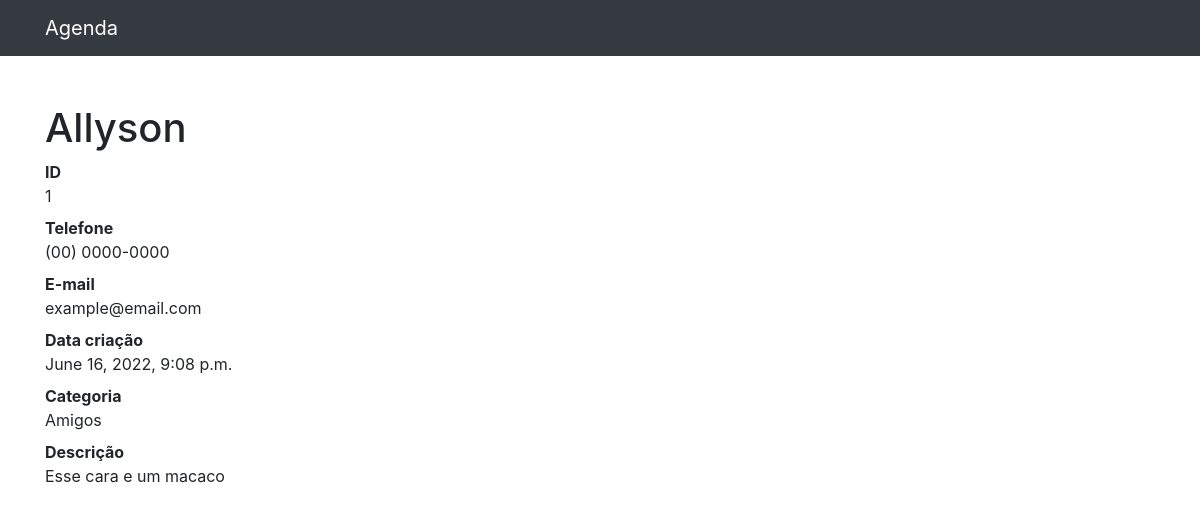
The page /1 on the database its author committed.
### contatos/models.py (models this page shows, shortened)
class Contato(models.Model):
    nome = models.CharField(max_length=250)
    sobrenome = models.CharField(max_length=250,blank=True)
    telefone = models.CharField(max_length=250)
    email =  models.CharField(max_length=250,blank=True)
    data_criacao = models.DateTimeField(default=timezone.now)
    descricao = models.TextField(blank=True)
    categoria = models.ForeignKey(Categoria, on_delete=models.DO_NOTHING)

class  Categoria(models.Model):
    nome = models.CharField(max_length=250)
    def __str__(self):
        return self.nome

### contatos/views.py (the view)
# urls.py: path('<int:contato_id>',views.ver_contato,name='ver_contato'), # aqui e um novo endpoint
def ver_contato(request, contato_id):
    contato = Contato.objects.get(id=contato_id)
    return render(request,'contatos/ver_contato.html',{
        'contato': contato
    })

### contatos/templates/contatos/ver_contato.html
{% extends 'base.html' %}
{% block conteudo %}
<h1 class="mt-5">{{ contato.nome }}</h1>
<dl>
  <dt>ID</dt>
  <dd>{{ contato.id }}</dd>
  <dt>Telefone</dt>
  <dd>{{ contato.telefone }}</dd>
  <dt>E-mail</dt>
  <dd>{{ contato.email }}</dd>
  <dt>Data criação</dt>
  <dd>{{ contato.data_criacao }}</dd>
  <dt>Categoria</dt>
  <dd>{{ contato.categoria }}</dd>
  <dt>Descrição</dt>
  <dd>{{ contato.descricao }}</dd>
</dl>
{% endblock conteudo %}

### rows shown on the page
Contato: nome "Allyson", id "1", telefone "(00) 0000-0000", email "example@email.com", data_criacao "June 16, 2022, 9:08 p.m.", categoria "Amigos", descricao "Esse cara e um macaco"
